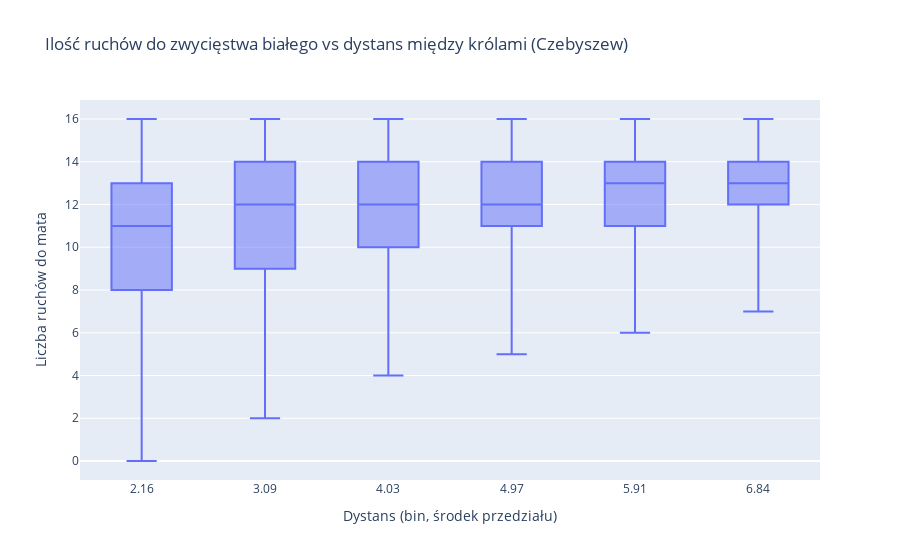

The notebook cell this image was saved under:
### Code cell
dist_col = "dist_cze"

n_bins = 16
bins = np.linspace(df_nd[dist_col].min(), df_nd[dist_col].max(), n_bins + 1)

df_bp = df_nd[[dist_col, "white_depth_of_win"]].copy()
df_bp["dist_bin"] = pd.cut(df_bp[dist_col], bins=bins, include_lowest=True)

df_bp["dist_mid"] = df_bp["dist_bin"].apply(lambda b: round(b.mid, 2))

fig = px.box(
    df_bp,
    x="dist_mid",
    y="white_depth_of_win",
    points=False,
    title="Ilość ruchów do zwycięstwa białego vs dystans między królami (Czebyszew)",
    labels={"dist_mid": "Dystans (bin, środek przedziału)", "white_depth_of_win": "Liczba ruchów do mata"}
)

fig.update_xaxes(type="category", categoryorder="category ascending")

fig.show()

### Figure 1 — Plotly figure (JSON) as saved in the notebook; plotly's stock layout.template omitted (floating-point values rounded to 4 significant figures; data arrays with more than 128 entries replaced by an {"elided": "..."} marker saying what was removed)
{"data": [{"alignmentgroup": "True", "boxpoints": false, "hovertemplate": "Dystans (bin, środek przedziału)=%{x}<br>Liczba ruchów do mata=%{y}<extra></extra>", "legendgroup": "", "marker": {"color": "#636efa"}, "name": "", "notched": false, "offsetgroup": "", "orientation": "v", "showlegend": false, "type": "box", "x": {"elided": "25260 float values"}, "x0": " ", "xaxis": "x", "y": {"elided": "25260 int values"}, "y0": " ", "yaxis": "y"}], "layout": {"boxmode": "group", "legend": {"tracegroupgap": 0}, "title": {"text": "Ilość ruchów do zwycięstwa białego vs dystans między królami (Czebyszew)"}, "xaxis": {"anchor": "y", "categoryorder": "category ascending", "domain": [0, 1], "title": {"text": "Dystans (bin, środek przedziału)"}, "type": "category"}, "yaxis": {"anchor": "x", "domain": [0, 1], "title": {"text": "Liczba ruchów do mata"}}}}
